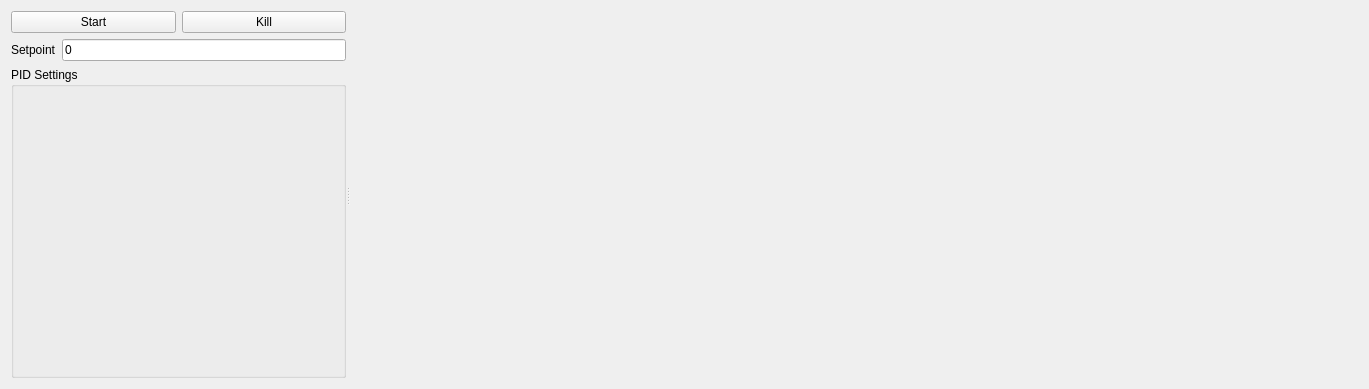
<?xml version="1.0" encoding="UTF-8"?>
<ui version="4.0">
 <class>DumbZController</class>
 <widget class="QWidget" name="DumbZController">
  <property name="geometry">
   <rect>
    <x>0</x>
    <y>0</y>
    <width>1369</width>
    <height>389</height>
   </rect>
  </property>
  <property name="sizePolicy">
   <sizepolicy hsizetype="Expanding" vsizetype="Expanding">
    <horstretch>0</horstretch>
    <verstretch>0</verstretch>
   </sizepolicy>
  </property>
  <property name="windowTitle">
   <string>Form</string>
  </property>
  <layout class="QHBoxLayout" name="horizontalLayout_3">
   <item>
    <widget class="QSplitter" name="splitter">
     <property name="orientation">
      <enum>Qt::Horizontal</enum>
     </property>
     <widget class="QWidget" name="">
      <layout class="QVBoxLayout" name="verticalLayout_3">
       <item>
        <layout class="QHBoxLayout" name="horizontalLayout">
         <item>
          <widget class="QPushButton" name="job_start_button">
           <property name="text">
            <string>Start</string>
           </property>
           <property name="checkable">
            <bool>false</bool>
           </property>
          </widget>
         </item>
         <item>
          <widget class="QPushButton" name="job_kill_button">
           <property name="enabled">
            <bool>true</bool>
           </property>
           <property name="text">
            <string>Kill</string>
           </property>
           <property name="checkable">
            <bool>false</bool>
           </property>
          </widget>
         </item>
        </layout>
       </item>
       <item>
        <layout class="QHBoxLayout" name="horizontalLayout_2">
         <item>
          <widget class="QLabel" name="label">
           <property name="text">
            <string>Setpoint</string>
           </property>
          </widget>
         </item>
         <item>
          <widget class="QLineEdit" name="setpoint_edit">
           <property name="text">
            <string>0</string>
           </property>
          </widget>
         </item>
        </layout>
       </item>
       <item>
        <widget class="QGroupBox" name="groupBox_2">
         <property name="sizePolicy">
          <sizepolicy hsizetype="Preferred" vsizetype="Expanding">
           <horstretch>0</horstretch>
           <verstretch>0</verstretch>
          </sizepolicy>
         </property>
         <property name="title">
          <string>PID Settings</string>
         </property>
         <layout class="QVBoxLayout" name="verticalLayout_2">
          <item>
           <widget class="controller_tuning_widgets::PIDSettingsWidget" name="pidsettings_widget" native="true"/>
          </item>
         </layout>
        </widget>
       </item>
      </layout>
     </widget>
     <widget class="QWidget" name="layoutWidget">
      <layout class="QVBoxLayout" name="verticalLayout">
       <item>
        <widget class="Plot2d" name="plot_widget" native="true">
         <property name="sizePolicy">
          <sizepolicy hsizetype="Expanding" vsizetype="Expanding">
           <horstretch>3</horstretch>
           <verstretch>0</verstretch>
          </sizepolicy>
         </property>
         <property name="minimumSize">
          <size>
           <width>500</width>
           <height>150</height>
          </size>
         </property>
         <property name="toolTip">
          <string>ImageView</string>
         </property>
         <property name="whatsThis">
          <string>Widget for displaying sonar data.</string>
         </property>
         <property name="title" stdset="0">
          <string/>
         </property>
        </widget>
       </item>
       <item>
        <widget class="Plot2d" name="pidstate_plot_widget" native="true">
         <property name="sizePolicy">
          <sizepolicy hsizetype="Expanding" vsizetype="Expanding">
           <horstretch>3</horstretch>
           <verstretch>0</verstretch>
          </sizepolicy>
         </property>
         <property name="minimumSize">
          <size>
           <width>500</width>
           <height>150</height>
          </size>
         </property>
         <property name="toolTip">
          <string>ImageView</string>
         </property>
         <property name="whatsThis">
          <string>Widget for displaying sonar data.</string>
         </property>
         <property name="title" stdset="0">
          <string/>
         </property>
        </widget>
       </item>
      </layout>
     </widget>
    </widget>
   </item>
  </layout>
 </widget>
 <customwidgets>
  <customwidget>
   <class>controller_tuning_widgets::PIDSettingsWidget</class>
   <extends>QWidget</extends>
   <header>controller_tuning_widgets/PIDSettingsWidget.hpp</header>
  </customwidget>
  <customwidget>
   <class>Plot2d</class>
   <extends>QWidget</extends>
   <header>vtk/plot2d/Plot2d.h</header>
  </customwidget>
 </customwidgets>
 <resources/>
 <connections/>
</ui>
